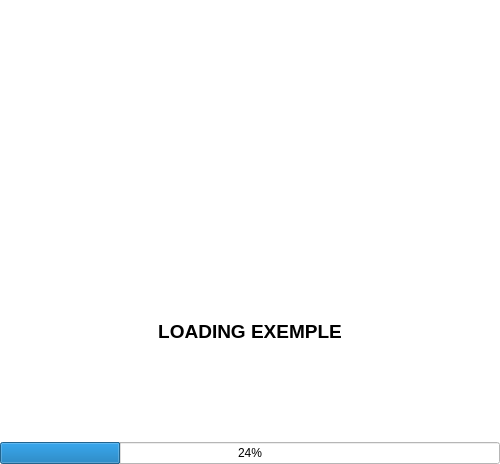
<?xml version="1.0" encoding="UTF-8"?>
<ui version="4.0">
 <class>LoadingDialog</class>
 <widget class="QDialog" name="LoadingDialog">
  <property name="geometry">
   <rect>
    <x>0</x>
    <y>0</y>
    <width>500</width>
    <height>464</height>
   </rect>
  </property>
  <property name="sizePolicy">
   <sizepolicy hsizetype="Fixed" vsizetype="Fixed">
    <horstretch>0</horstretch>
    <verstretch>0</verstretch>
   </sizepolicy>
  </property>
  <property name="minimumSize">
   <size>
    <width>500</width>
    <height>408</height>
   </size>
  </property>
  <property name="windowTitle">
   <string>Loading Dialog</string>
  </property>
  <property name="windowIcon">
   <iconset resource="ressource.qrc">
    <normaloff>:/logos/img/loading_logo.jpg</normaloff>:/logos/img/loading_logo.jpg</iconset>
  </property>
  <property name="styleSheet">
   <string notr="true">background-color: rgb(255, 255, 255);</string>
  </property>
  <layout class="QVBoxLayout" name="verticalLayout">
   <property name="spacing">
    <number>0</number>
   </property>
   <property name="leftMargin">
    <number>0</number>
   </property>
   <property name="topMargin">
    <number>0</number>
   </property>
   <property name="rightMargin">
    <number>0</number>
   </property>
   <property name="bottomMargin">
    <number>0</number>
   </property>
   <item>
    <widget class="QLabel" name="label_2">
     <property name="text">
      <string/>
     </property>
     <property name="pixmap">
      <pixmap resource="ressource.qrc">:/logos/img/loading_logo.jpg</pixmap>
     </property>
     <property name="scaledContents">
      <bool>false</bool>
     </property>
     <property name="alignment">
      <set>Qt::AlignCenter</set>
     </property>
    </widget>
   </item>
   <item>
    <widget class="QLabel" name="label">
     <property name="text">
      <string>&lt;html&gt;&lt;head/&gt;&lt;body&gt;&lt;p align=&quot;center&quot;&gt;&lt;span style=&quot; font-size:14pt; font-weight:600;&quot;&gt;LOADING EXEMPLE&lt;/span&gt;&lt;/p&gt;&lt;/body&gt;&lt;/html&gt;</string>
     </property>
    </widget>
   </item>
   <item>
    <widget class="QProgressBar" name="progressBar">
     <property name="value">
      <number>24</number>
     </property>
    </widget>
   </item>
  </layout>
 </widget>
 <resources>
  <include location="ressource.qrc"/>
 </resources>
 <connections/>
</ui>
